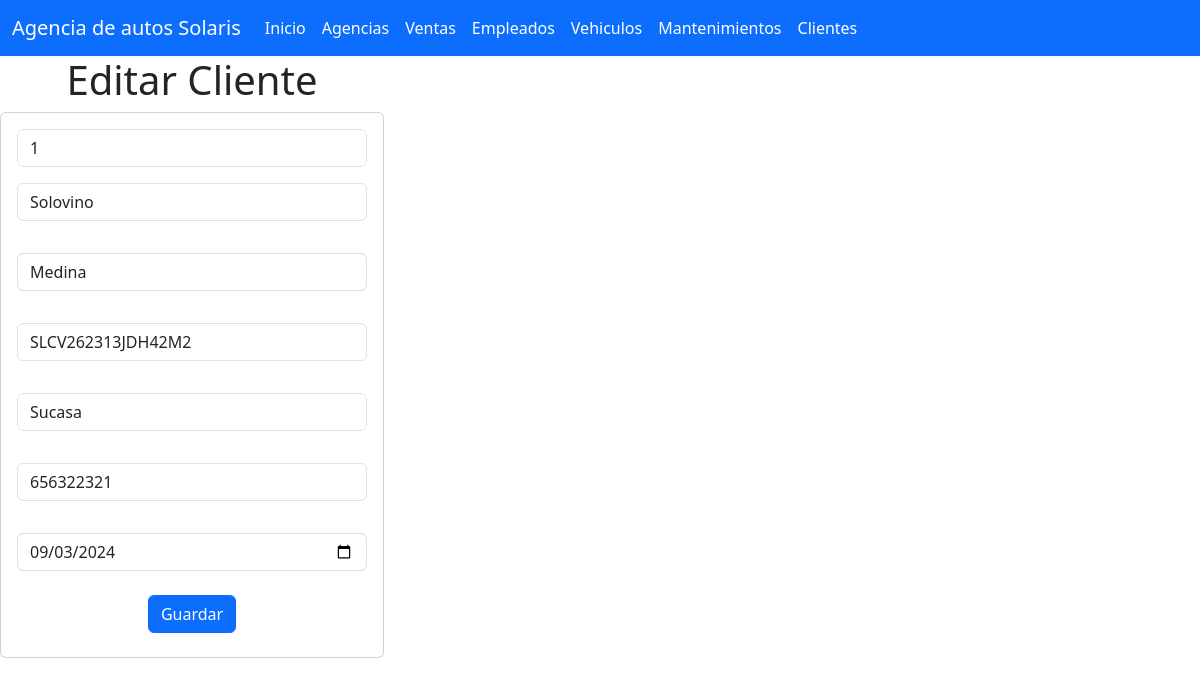
The app's page /cliente_app/seleccionarCliente/1 with its own data.
### cliente_app/models.py (models this page shows, shortened)
class Cliente(models.Model):
    id_cliente = models.IntegerField(primary_key=True)
    nombre = models.CharField(max_length=255)
    apellido = models.CharField(max_length=255)
    curp = models.CharField(max_length=225)
    direccion = models.CharField(max_length=255)
    telefono = models.IntegerField()
    fecha_nacimiento = models.DateField()

### cliente_app/views.py (the view)
# urls.py: path("seleccionarCliente/<id_cliente>",views.seleccionarCliente,name="seleccionarCliente"),
def seleccionarCliente(request, id_cliente):
    cliente = Cliente.objects.get(id_cliente=id_cliente)
    return render(request, "editarClientes.html", {"misclientes": cliente})

### cliente_app/templates/editarClientes.html (shortened to what this page needs)
{% extends "base.html" %}
{% load static %}
{% block cuerpo %}
<div class="row">
  <div class="col-sm-12 col-md-4 col-lg-4 col-xl-4">
    <h1>Editar Cliente</h1>
    <div class="card">
      <div class="card-body">
        <form action="{% url 'editarCliente'%}" method="POST">
          <div class="form-group">
            <input type="number" id="txtid_cliente" name="txtid_cliente" class="form-control" value="{{ misclientes.id_cliente }}" readonly>
          </div>
          <div class="form-group py-3">
            <input type="text" id="txtnombre" name="txtnombre" class="form-control" value="{{ misclientes.nombre }}" maxlength="255" required>
          </div>
          <div class="form-group py-3">
            <input type="text" id="txtapellido" name="txtapellido" class="form-control" value="{{ misclientes.apellido }}" maxlength="255" required>
          </div>
          <div class="form-group py-3">
            <input type="text" id="numcurp" name="numcurp" class="form-control" value="{{ misclientes.curp }}" required>
          </div>
          <div class="form-group py-3">
            <input type="text" id="txtdireccion" name="txtdireccion" class="form-control" value="{{ misclientes.direccion }}" required>
          </div>
          <div class="form-group py-3">
            <input type="number" id="numtelefono" name="numtelefono" class="form-control" value="{{ misclientes.telefono }}" required>
          </div>
          <div class="form-group py-3">
            <input type="date" id="datefecha_nacimiento" name="datefecha_nacimiento" class="form-control" value="{{ misclientes.fecha_nacimiento | date:'Y-m-d' }}" required>
          </div>
          <div class="form-group py-2">
            <button type="submit" class="btn btn-primary">Guardar</button>
          </div>
        </form>
      </div>
    </div>
  </div>
{% endblock %}

### records on screen
Cliente: txtid_cliente "1", txtnombre "Solovino", txtapellido "Medina", numcurp "SLCV262313JDH42M2", txtdireccion "Sucasa", numtelefono "656322321", datefecha_nacimiento "09/03/2024"
